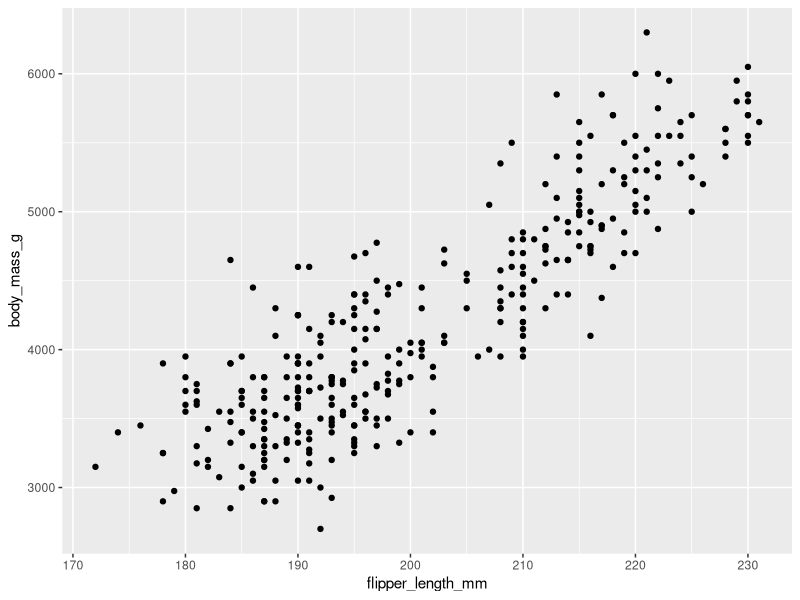
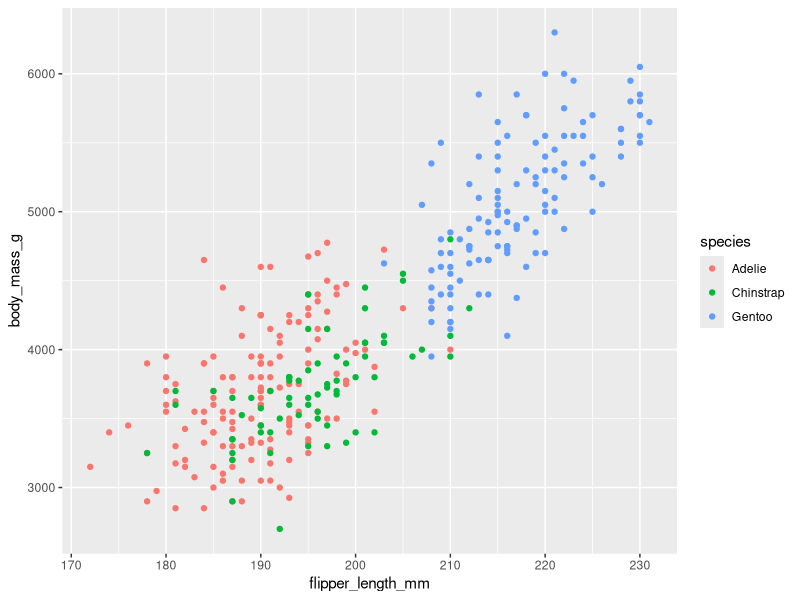
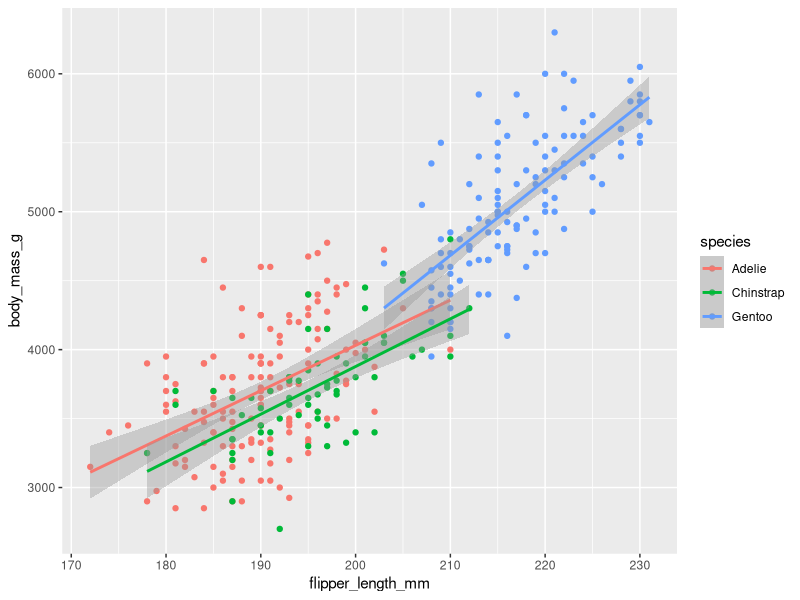
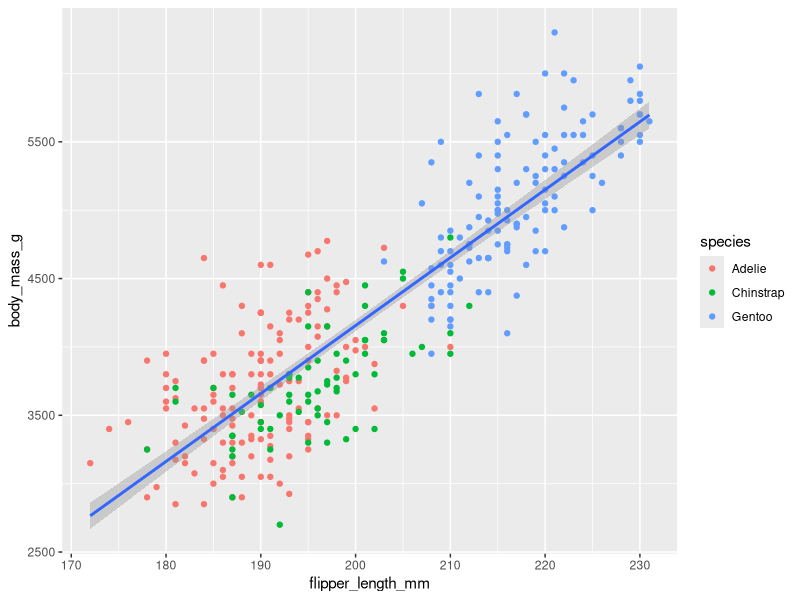
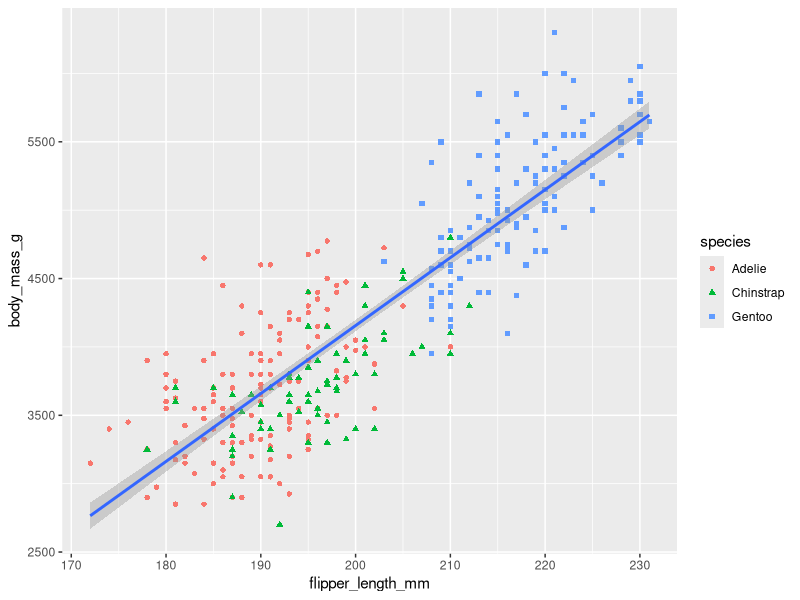
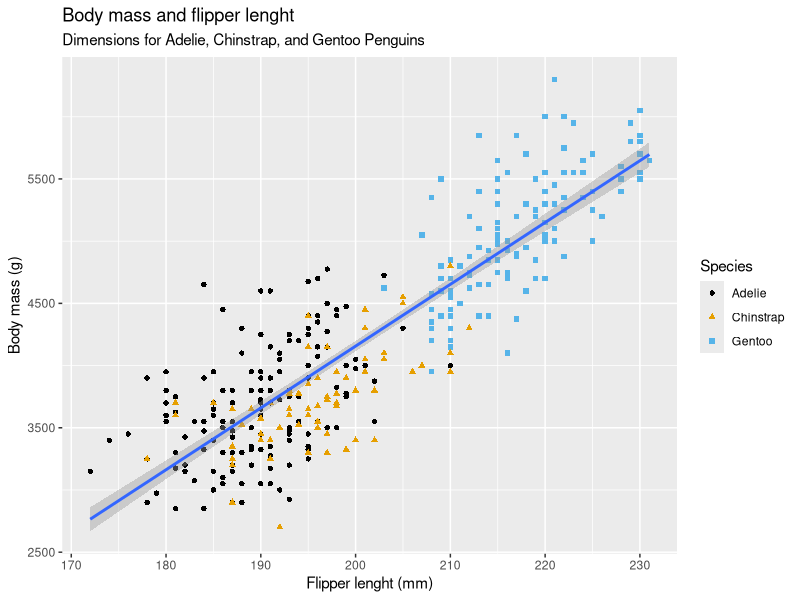
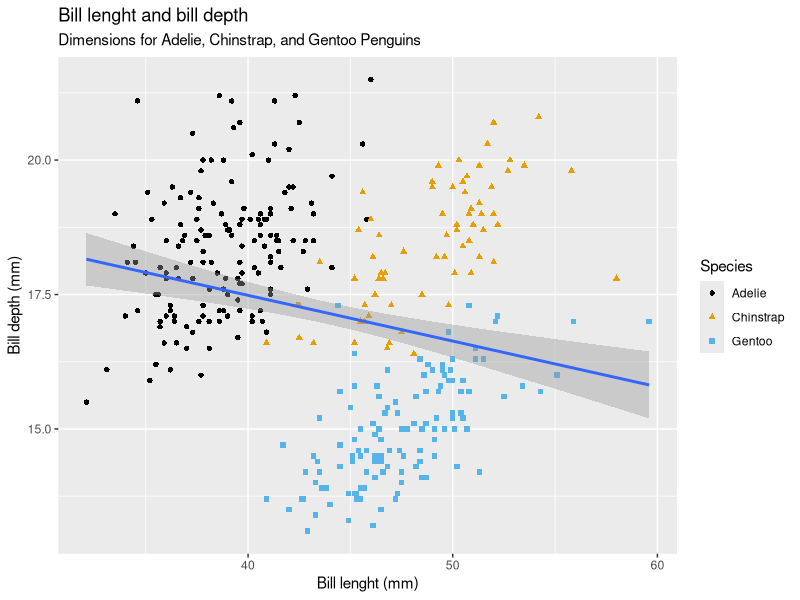
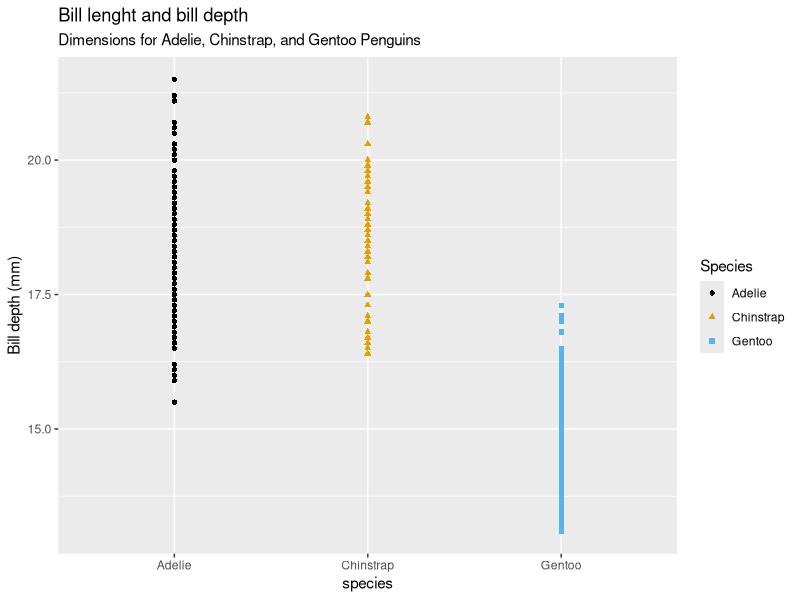

Write R code to recreate these figures, in order. (Note: this script raises an error after producing the figures.)
## ---- chunk 1
knitr::opts_chunk$set(echo = TRUE)
## ---- chunk 2
library(tidyverse)
library(palmerpenguins)
library(ggthemes)
## ---- chunk 3
penguins <- palmerpenguins::penguins
## ---- chunk 4
View(penguins)
glimpse(penguins)
str(penguins)
## ---- chunk 5
ggplot(
        data = penguins,
        mapping = aes(x = flipper_length_mm, y = body_mass_g, )
) + geom_point()
## ---- chunk 6
ggplot(
        data = penguins,
        mapping = aes(x = flipper_length_mm, y = body_mass_g, color = species)
) + geom_point()
## ---- chunk 7
ggplot(
        data = penguins,
        mapping = aes(x = flipper_length_mm, y = body_mass_g, color = species)
) + 
        geom_point() +
        geom_smooth(method = "lm")
## ---- chunk 8
ggplot(
        data = penguins,
        mapping = aes(x = flipper_length_mm, y = body_mass_g)
) + 
        geom_point(mapping = aes(color = species)) +
        geom_smooth(method = "lm")
## ---- chunk 9
ggplot(
        data = penguins,
        mapping = aes(x = flipper_length_mm, y = body_mass_g)
) + 
        geom_point(mapping = aes(color = species, shape = species)) +
        geom_smooth(method = "lm")
## ---- chunk 10
ggplot(
        data = penguins,
        mapping = aes(x = flipper_length_mm, y = body_mass_g)
) + 
        geom_point(mapping = aes(color = species, shape = species)) +
        geom_smooth(method = "lm") +
        labs(
                title = "Body mass and flipper lenght",
                subtitle = "Dimensions for Adelie, Chinstrap, and Gentoo Penguins",
                x = "Flipper lenght (mm)" , y = "Body mass (g)" ,
                color = "Species" , shape = "Species"
        ) +
        scale_color_colorblind()
## ---- chunk 11
str(penguins)

## ---- chunk 12
ggplot(
        data = penguins,
        mapping = aes(x = bill_length_mm, y = bill_depth_mm)
) + 
        geom_point(mapping = aes(color = species, shape = species)) +
        geom_smooth(method = "lm") +
        labs(
                title = "Bill lenght and bill depth",
                subtitle = "Dimensions for Adelie, Chinstrap, and Gentoo Penguins",
                x = "Bill lenght (mm)" , y = "Bill depth (mm)" ,
                color = "Species" , shape = "Species"
        ) +
        scale_color_colorblind()
## ---- chunk 13
ggplot(
        data = penguins,
        mapping = aes(x = species, y = bill_depth_mm)
) + 
        geom_point(mapping = aes(color = species, shape = species)) +
        geom_smooth(method = "lm") +
        labs(
                title = "Bill lenght and bill depth",
                subtitle = "Dimensions for Adelie, Chinstrap, and Gentoo Penguins",
                x = "species" , y = "Bill depth (mm)" ,
                color = "Species" , shape = "Species"
        ) +
        scale_color_colorblind()
## ---- chunk 14
ggplot(
        data = penguins,
        mapping = aes(x = species, y = bill_depth_mm)
) + 
        geom_boxplot(mapping = aes(color = species, shape = species)) +
        geom_smooth(method = "lm") +
        labs(
                title = "Bill lenght and bill depth",
                subtitle = "Dimensions for Adelie, Chinstrap, and Gentoo Penguins",
                x = "species" , y = "Bill depth (mm)" ,
                color = "Species" , shape = "Species"
        ) +
        scale_color_colorblind()
## ---- chunk 15
ggplot(data = penguins) +
        geom_point()
## ---- chunk 16
ggplot(
        data = penguins,
        mapping = aes(x = bill_length_mm, y = bill_depth_mm)
) + 
        geom_point(mapping = aes(color = species, shape = species, na.rm = TRUE)) +
        geom_smooth(method = "lm") +
        labs(
                title = "Bill lenght and bill depth",
                subtitle = "Dimensions for Adelie, Chinstrap, and Gentoo Penguins",
                x = "Bill lenght (mm)" , y = "Bill depth (mm)" ,
                color = "Species" , shape = "Species"
        ) +
        scale_color_colorblind()
## ---- chunk 17
ggplot(
        data = penguins,
        mapping = aes(x = bill_length_mm, y = bill_depth_mm)
) + 
        geom_point(mapping = aes(color = species, shape = species, na.rm = TRUE)) +
        geom_smooth(method = "lm") +
        labs(
                title = "Bill lenght and bill depth",
                subtitle = "Dimensions for Adelie, Chinstrap, and Gentoo Penguins",
                caption = "Data come from the palmerpenguins package",
                x = "Bill lenght (mm)" , y = "Bill depth (mm)" ,
                color = "Species" , shape = "Species"
        ) +
        scale_color_colorblind()

## ---- chunk 18
ggplot(
        data = penguins,
        mapping = aes(x = flipper_length_mm, y = body_mass_g, fill = bill_depth_mm)
) + 
        geom_point() +
        geom_smooth(method = "lm") +
        labs(
                color = "Bill depth" , shape = "Bill depth"
        ) +
        scale_color_colorblind()
## ---- chunk 19
ggplot(
        data = penguins,
        mapping = aes(x = flipper_length_mm, y = body_mass_g, color = island)
) +
        geom_point() +
        geom_smooth(se = FALSE)
## ---- chunk 20
ggplot(
        data = penguins,
        mapping = aes(x = flipper_length_mm, y = body_mass_g)
) +
        geom_point() +
        geom_smooth()

## ---- chunk 21
ggplot() +
        geom_point(data = penguins,
                   mapping = aes(x = flipper_length_mm, y = body_mass_g)) +
        geom_smooth(
                data = penguins,
                mapping = aes(x = flipper_length_mm, y = body_mass_g)
        )
## ---- chunk 22
ggplot(penguins, aes(x = species)) + 
geom_bar()
## ---- chunk 23
ggplot(penguins, aes(x = fct_infreq(species))) + 
geom_bar()
## ---- chunk 24
ggplot(penguins, aes(x = body_mass_g)) + 
        geom_histogram(binwidth = 200)
## ---- chunk 25
ggplot(penguins, aes(x = body_mass_g)) + 
        geom_histogram(binwidth = 20)
## ---- chunk 26
ggplot(penguins, aes(x = body_mass_g)) + 
        geom_histogram(binwidth = 2000)
## ---- chunk 27
ggplot(penguins, aes(x = body_mass_g)) +
        geom_density()
## ---- chunk 28
ggplot(penguins, aes(y = species)) + 
        geom_bar()
## ---- chunk 29
ggplot(penguins, aes(x = species)) +
        geom_bar(color = "red")
## ---- chunk 30
ggplot(penguins, aes(x = species)) +
        geom_bar(fill = "red")
## ---- chunk 31
ggplot(diamonds, aes(x = carat)) + 
        geom_histogram(binwidth = 10)
## ---- chunk 32
ggplot(diamonds, aes(x = carat)) + 
        geom_histogram(binwidth = 1)
## ---- chunk 33
ggplot(diamonds, aes(x = carat)) + 
        geom_histogram(binwidth = 0.1)
## ---- chunk 34
ggplot(penguins, aes(x = species, y = body_mass_g)) +
        geom_boxplot()
## ---- chunk 35
ggplot(penguins, aes(x = body_mass_g, color = species)) +
        geom_density(linewith = 0.75)
## ---- chunk 36
ggplot(penguins, aes(x = body_mass_g, color = species, fill = species)) +
        geom_density(alpha = 0.5)
## ---- chunk 37
ggplot(penguins, aes(x= island, fill = species)) +
        geom_bar()
## ---- chunk 38
ggplot(penguins, aes(x= island, fill = species)) +
        geom_bar(position = "fill")
## ---- chunk 39
ggplot(penguins, aes(x = flipper_length_mm, y = body_mass_g)) +
        geom_point()
## ---- chunk 40
ggplot(penguins, aes(x = flipper_length_mm, y = body_mass_g)) +
        geom_point(aes(color = species, shape = island))
## ---- chunk 41
ggplot(penguins, aes(x = flipper_length_mm, y = body_mass_g)) +
        geom_point(aes(color = species, shape = island)) +
        facet_wrap(~island)
